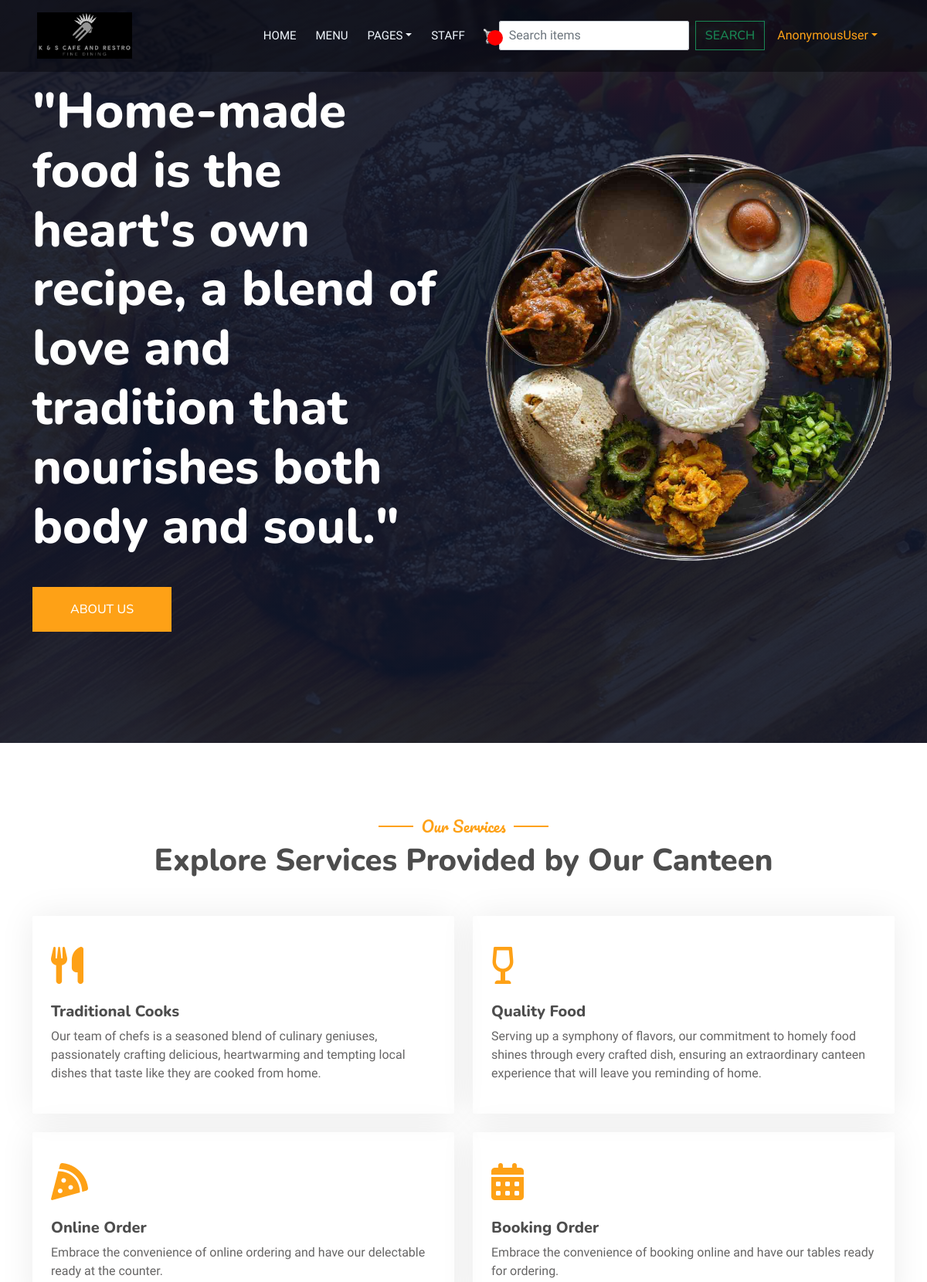
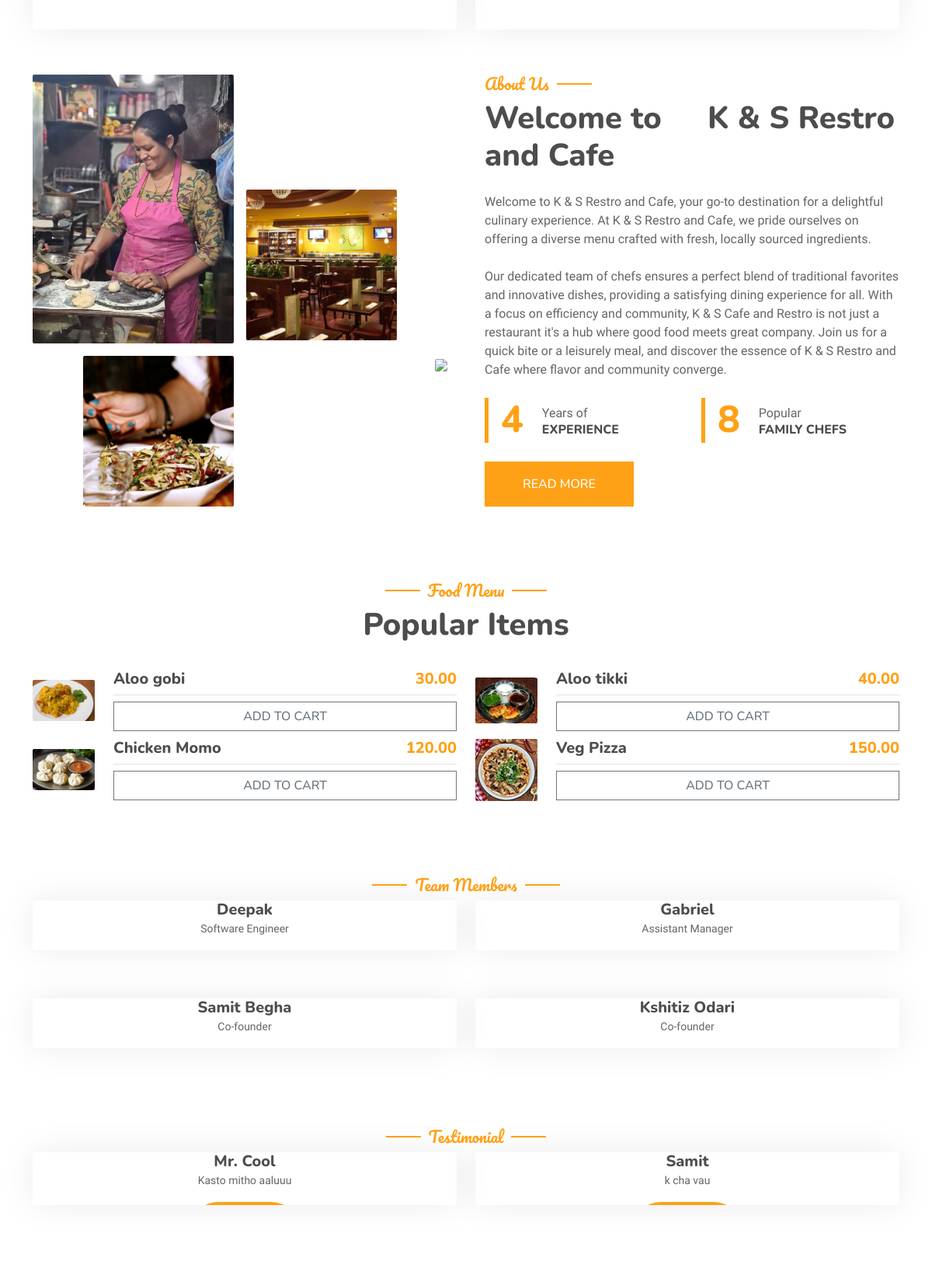
The page / (upper part) on the database its author committed (2 pictures, top to bottom).
### home/models.py (models this page shows, shortened)
class Items(models.Model):
    CATEGORY_CHOICES = [
        ('Food', 'Food'),
        ('Drinks', 'Drinks'),
    ]
    name = models.CharField(max_length=20)
    price = models.IntegerField()
    image = models.ImageField(null=True, blank=True, upload_to="images/")
    digital = models.BooleanField(default=False)
    date_added = models.DateTimeField(auto_now_add=True, null=True)
    category = models.CharField(max_length=10, choices=CATEGORY_CHOICES, default='Food')  # New field

class Staff(models.Model):
    name = models.CharField(max_length=20)
    gender = models.CharField(choices=GENDER_CHOICES, max_length=50, null=True)
    designation = models.CharField(max_length=20, null=True)
    facebook = models.CharField(max_length=200, null=True)
    linkedin = models.CharField(max_length=200, null=True)
    instagram = models.CharField(max_length=200, null=True)
    date_added = models.DateTimeField(auto_now_add=True, null=True)

class Testimonial(models.Model):
    user = models.OneToOneField(User, null=True, blank=True, on_delete=models.CASCADE)
    name = models.CharField(max_length=20, null=True)
    message = models.TextField(max_length=100, null=True)
    date_added = models.DateTimeField(auto_now_add=True, null=True)

### home/views.py (the view)
# urls.py: path('', index, name='home'),
def index(request):
    if 'q' in request.GET:
        q = request.GET['q']
        items = Items.objects.filter(name__icontains= q)
    else:
        items = Items.objects.all()
    context = {"items": items,
                "teams": Staff.objects.all(),
                "as": Testimonial.objects.all()
                }
    return render(request, "index.html", context)

### templates/index.html (shortened to what this page needs)
{% extends 'base.html' %} {% load static %} {% block myblock %}
<div class="container-xxl py-5 bg-dark hero-header mb-5">
  <div class="container my-5 py-5">
    <div class="row align-items-center g-5">
      <div class="col-lg-6 text-center text-lg-start">
        <h1 class="display-3 text-white animated slideInLeft">
          "Home-made food is the heart's own recipe, a blend of love and
          tradition that nourishes both body and soul."
        </h1>
        <p class="text-white animated slideInLeft mb-4 pb-2"></p>
        <a
          href="{% url 'about' %}"
          class="btn btn-primary py-sm-3 px-sm-5 me-3 animated slideInLeft"
          >About Us</a
        >
      </div>
      <div class="col-lg-6 text-center text-lg-end overflow-hidden">
        <img
          class="img-fluid"
          src="{% static 'img/Mutton-thali.png' %}"
          alt=""
        />
      </div>
    </div>
  </div>
</div>
<div class="container-xxl py-5">
  <div class="container">
    <div class="text-center wow fadeInUp" data-wow-delay="0.1s">
      <h5 class="section-title ff-secondary text-center text-primary fw-normal">
        Our Services
      </h5>
      <h1 class="mb-5">Explore Services Provided by Our Canteen</h1>
    </div>
    <div class="row g-4">
      <div class="col-lg-3 col-sm-6 wow fadeInUp" data-wow-delay="0.1s">
        <div class="service-item rounded pt-3">
          <div class="p-4">
            <i class="fas fa-utensils fa-3x text-primary mb-4"></i>
            <h5>Traditional Cooks</h5>
            <p>
              Our team of chefs is a seasoned blend of culinary geniuses,
              passionately crafting delicious, heartwarming and tempting local
              dishes that taste like they are cooked from home.
            </p>
          </div>
        </div>
      </div>
      <div class="col-lg-3 col-sm-6 wow fadeInUp" data-wow-delay="0.3s">
        <div class="service-item rounded pt-3">
          <div class="p-4">
            <i class="fas fa-wine-glass-alt fa-3x text-primary mb-4"></i>
            <h5>Quality Food</h5>
            <p>
              Serving up a symphony of flavors, our commitment to homely food
              shines through every crafted dish, ensuring an extraordinary
              canteen experience that will leave you reminding of home.
            </p>
          </div>
        </div>
      </div>
      <div class="col-lg-3 col-sm-6 wow fadeInUp" data-wow-delay="0.5s">
        <div class="service-item rounded pt-3">
          <div class="p-4">
            <i class="fas fa-pizza-slice fa-3x text-primary mb-4"></i>
            <h5>Online Order</h5>
            <p>
              Embrace the convenience of online ordering and have our delectable
              ready at the counter.
            </p>
          </div>
        </div>
      </div>
      <div class="col-lg-3 col-sm-6 wow fadeInUp" data-wow-delay="0.5s">
        <div class="service-item rounded pt-3">
          <div class="p-4">
            <i class="fas fa-calendar-alt fa-3x text-primary mb-4"></i>
            <h5>Booking Order</h5>
            <p>
              Embrace the convenience of booking online and have our tables
              ready for ordering.
            </p>
          </div>
        </div>
      </div>
    </div>
  </div>
</div>
<div class="container-xxl py-5" id="about">
  <div class="container">
    <div class="row g-5 align-items-center">
      <div class="col-lg-6">
        <div class="row g-3">
          <div class="col-6 text-start">
            <img
              class="img-fluid rounded w-100 wow zoomIn"
              data-wow-delay="0.1s"
              src="{% static 'img/about-1.jpg' %}"
            />
          </div>
          <div class="col-6 text-start">
            <img
              class="img-fluid rounded w-75 wow zoomIn"
              data-wow-delay="0.3s"
              src="{% static 'img/about-2.jpg' %}"
              style="margin-top: 57%"
            />
          </div>
          <div class="col-6 text-end">
            <img
              class="img-fluid rounded w-75 wow zoomIn"
              data-wow-delay="0.5s"
              src="{% static 'img/about-3.jpg' %}"
            />
          </div>
          <div class="col-6 text-end">
            <img
              class="img-fluid rounded w-100 wow zoomIn"
              data-wow-delay="0.7s"
              src="{% static 'img/about-4.jpeg' %}"
            />
          </div>
        </div>
      </div>
      <div class="col-lg-6">
        <h5
          class="section-title ff-secondary text-start text-primary fw-normal"
        >
          About Us
        </h5>
        <h1 class="mb-4">
          Welcome to
          <i class="fa fa-utensils text-primary me-2"></i>K & S Restro and Cafe
        </h1>
        <p class="mb-4">
          Welcome to K & S Restro and Cafe, your go-to destination for a
          delightful culinary experience. At K & S Restro and Cafe, we pride
          ourselves on offering a diverse menu crafted with fresh, locally
          sourced ingredients.
          <br /><br />
          Our dedicated team of chefs ensures a perfect blend of traditional
          favorites and innovative dishes, providing a satisfying dining
          experience for all. With a focus on efficiency and community, K & S
          Cafe and Restro is not just a restaurant it's a hub where good food
          meets great company. Join us for a quick bite or a leisurely meal, and
          discover the essence of K & S Restro and Cafe where flavor and
          community converge.
        </p>
        <div class="row g-4 mb-4">
          <div class="col-sm-6">
            <div
              class="d-flex align-items-center border-start border-5 border-primary px-3"
            >
              <h1
                class="flex-shrink-0 display-5 text-primary mb-0"
                data-toggle="counter-up"
              >
                4
              </h1>
              <div class="ps-4">
                <p class="mb-0">Years of</p>
                <h6 class="text-uppercase mb-0">Experience</h6>
              </div>
            </div>
          </div>
          <div class="col-sm-6">
            <div
              class="d-flex align-items-center border-start border-5 border-primary px-3"
            >
              <h1
                class="flex-shrink-0 display-5 text-primary mb-0"
                data-toggle="counter-up"
              >
                8
              </h1>
              <div class="ps-4">
                <p class="mb-0">Popular</p>
                <h6 class="text-uppercase mb-0">Family Chefs</h6>
              </div>
            </div>
          </div>
        </div>
        <a
          href="{% url 'about' %}"
          class="btn btn-primary py-sm-3 px-sm-5 me-3 animated slideInLeft"
          >Read More</a
        >
      </div>
    </div>
  </div>
</div>
<div class="container-xxl py-5">
  <div class="container">
    <div class="text-center wow fadeInUp" data-wow-delay="0.1s">
      <h5 class="section-title ff-secondary text-center text-primary fw-normal">
        Food Menu
      </h5>
      <h1 class="mb-5">Popular Items</h1>
    </div>
    <div class="tab-class text-center wow fadeInUp" data-wow-delay="0.1s">
      <div class="tab-content">
        <div id="tab-1" class="tab-pane fade show p-0 active">
          <div class="row g-4">
            {% for item in items %} {% if forloop.counter0 < 4 %}
            <div class="col-lg-6">
              <div class="d-flex align-items-center">
                {% if item.image %}
                <img
                  class="flex-shrink-0 img-fluid rounded"
                  src="{{ item.image.url }}"
                  alt=""
                  style="width: 80px"
                />
                {% endif %}
                <div class="w-100 d-flex flex-column text-start ps-4">
                  <h5 class="d-flex justify-content-between border-bottom pb-2">
                    <span>{{ item.name }}</span>
                    <span class="text-primary"
                      >{{ currency_symbol }}{{ item.price|floatformat:2 }}</span
                    >
                  </h5>
                  <button
                    data-product="{{ item.id }}"
                    data-action="add"
                    class="btn btn-outline-secondary add-btn update-cart"
                  >
                    Add to Cart
                  </button>
                </div>
              </div>
            </div>
            {% endif %} {% endfor %}
          </div>
        </div>
      </div>
    </div>
  </div>
</div>
<div class="container-xxl pt-5 pb-3">
  <div class="container">
    <div class="text-center wow fadeInUp" data-wow-delay="0.1s">
      <h5 class="section-title ff-secondary text-center text-primary fw-normal">
        Team Members
      </h5>
    </div>
    <div class="row g-4">
      {% for team in teams %}
      <div class="col-lg-3 col-md-6 wow fadeInUp" data-wow-delay="0.1s">
        <div class="team-item text-center rounded overflow-hidden">
          <h5 class="mb-0">{{ team.name }}</h5>
          <small>{{ team.designation }}</small>
        </div>
      </div>
      {% endfor %}
    </div>
  </div>
</div>
<div class="container-xxl pt-5 pb-3">
  <div class="container">
    <div class="text-center wow fadeInUp" data-wow-delay="0.1s">
      <h5 class="section-title ff-secondary text-center text-primary fw-normal">
        Testimonial
      </h5>
    </div>
    <div class="row g-4">
      {% for a in as %}
      <div class="col-lg-3 col-md-6 wow fadeInUp" data-wow-delay="0.1s">
        <div class="team-item text-center rounded overflow-hidden">
          <h5 class="mb-0">{{ a.name }}</h5>
          <small>{{ a.message }}</small>
          <div class="d-flex justify-content-center mt-3">
            <div class="col-12">
              <a href="#" class="btn btn-primary py-2 px-4">READ MORE</a>
            </div>
          </div>
        </div>
      </div>
      {% endfor %}
    </div>
  </div>
</div>
{% endblock %}

### static/css/style.css (style rules this page uses)
:root { --primary: #FEA116; --light: #F1F8FF; --dark: #0F172B; }
.ff-secondary { font-family: 'Pacifico', cursive; }
.btn { font-family: 'Nunito', sans-serif; font-weight: 500; text-transform: uppercase; transition: .5s; }
.btn.btn-primary, .btn.btn-secondary { color: #FFFFFF; }
.hero-header { background: linear-gradient(rgba(15, 23, 43, .9), rgba(15, 23, 43, .9)), url(../img/bg-hero.jpg); background-position: center center; background-repeat: no-repeat; background-size: cover; }
.hero-header img { animation: imgRotate 50s linear infinite; }
.section-title { position: relative; display: inline-block; }
.section-title::before { position: absolute; content: ""; width: 45px; height: 2px; top: 50%; left: -55px; margin-top: -1px; background: var(--primary); }
.section-title::after { position: absolute; content: ""; width: 45px; height: 2px; top: 50%; right: -55px; margin-top: -1px; background: var(--primary); }
.section-title.text-start::before, .section-title.text-end::after { display: none; }
.service-item { box-shadow: 0 0 45px rgba(0, 0, 0, .08); transition: .5s; }
.service-item * { transition: .5s; }
.team-item { box-shadow: 0 0 45px rgba(0, 0, 0, .08); height: calc(100% - 38px); transition: .5s; }
.team-item .btn { border-radius: 38px 38px 0 0; }

### static/css/main.css (style rules this page uses)
body { background-color: hsl(0, 0%, 98%); }
h1,h2,h3,h4,h5,h6 { color:hsl(0, 0%, 30%); }
.bg-dark { background-color: #0100066b!important; }
.col-lg-4, .col-lg-6, .col-lg-8, .col-lg-12 { margin-top: 10px; }
.btn { border-radius: 0; }

### rows shown on the page
Items: image (picture), name "Aloo gobi", price "30.00"
Items: image (picture), name "Aloo tikki", price "40.00"
Items: image (picture), name "Chicken Momo", price "120.00"
Items: image (picture), name "Veg Pizza", price "150.00"
Staff: name "Deepak", designation "Software Engineer"
Staff: name "Gabriel", designation "Assistant Manager"
Staff: name "Samit Begha", designation "Co-founder"
Staff: name "Kshitiz Odari", designation "Co-founder"
Testimonial: name "Mr. Cool", message "Kasto mitho aaluuu"
Testimonial: name "Samit", message "k cha vau"

### other values the page prints
{{ request.user }} "AnonymousUser"
